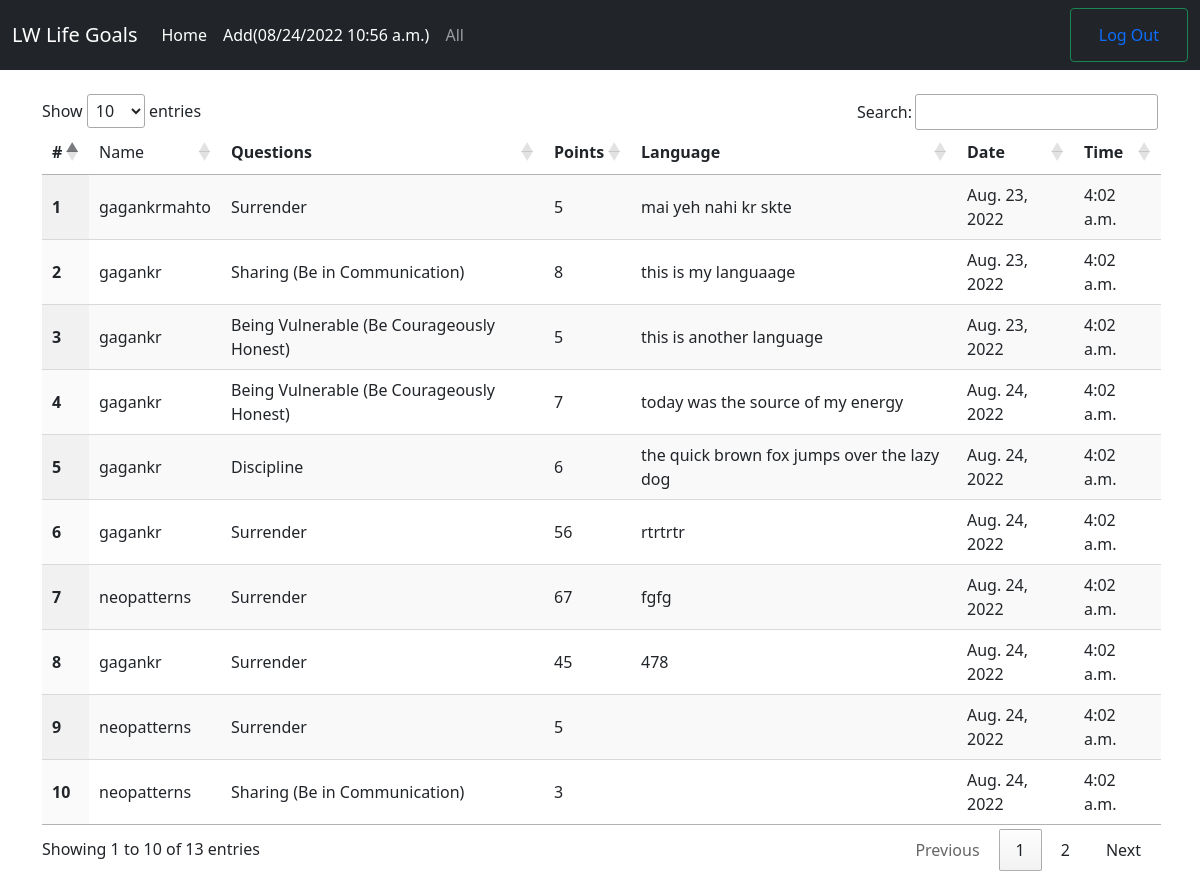
The app's page / (signed in) with its own data.
### lwlife/models.py (models this page shows, shortened)
class Answer(models.Model):
    user = models.ForeignKey(User, on_delete=models.CASCADE, null=True, blank=True)
    ques = models.ForeignKey(Question, related_name='question',on_delete=models.CASCADE, null=False, blank=False)
    ans_date = models.DateField(auto_now_add=True)
    ans_time = models.TimeField(auto_now_add=True)
    points = models.IntegerField()
    language = models.TextField(null=True, blank=True)

class Question(models.Model):
    ques = models.CharField(max_length=200, null=False)
    description = models.TextField(null=True, blank=True)
    ques_time = models.DateTimeField(auto_now_add=True)
    def __str__(self):
        return self.ques

### lwlife/views.py (the view)
# urls.py: path('', AnswerView.as_view(), name="home"),
class AnswerView(LoginRequiredMixin, ListView):
    template = 'lwlife/index.html'
    model = Answer
    context_object_name = 'answers'
    def get_context_data(self, **kwargs):
        context = super().get_context_data(**kwargs)
        if not self.request.user.is_superuser:
            context['answers'] = context['answers'].filter(user=self.request.user)
        return context

### templates/lwlife/answer_list.html (shortened to what this page needs)
{% extends 'lwlife/index.html' %}
{% block body %}
<div class="container my-4">
    <table class="display" id="ans">
        <thead>
            <tr>
                <th scope="col">#</th>
                {% if user.is_superuser %}
                <td>Name</td>
                {% endif %}
                <th scope="col">Questions</th>
                <th scope="col">Points</th>
            <th scope="col">Language</th>
            <th scope="col">Date</th>
            <th scope="col">Time</th>
        </tr>
    </thead>
    <tbody>
        {% for answer in answers %}
        <tr>
            <th scope="row">{{forloop.counter}}</th>
            {% if user.is_superuser %}
            <td>{{answer.user}}</td>
            {% endif %}
            <td>{{answer.ques}}</td>
            <td>{{answer.points}}</td>
            <td>{{answer.language}}</td>
            <td>{{answer.ans_date}}</td>
            <td>{{answer.ans_time}}</td>
        </tr>
        {% endfor %}
    </tbody>
</table>
</div>
{% endblock body %}

### records on screen
Answer: user "gagankrmahto", ques "Surrender", points "5", language "mai yeh nahi kr skte", ans_date "Aug. 23, 2022", ans_time "4:02 a.m."
Answer: user "gagankr", ques "Sharing (Be in Communication)", points "8", language "this is my languaage", ans_date "Aug. 23, 2022", ans_time "4:02 a.m."
Answer: user "gagankr", ques "Being Vulnerable (Be Courageously Honest)", points "5", language "this is another language", ans_date "Aug. 23, 2022", ans_time "4:02 a.m."
Answer: user "gagankr", ques "Being Vulnerable (Be Courageously Honest)", points "7", language "today was the source of my energy", ans_date "Aug. 24, 2022", ans_time "4:02 a.m."
Answer: user "gagankr", ques "Discipline", points "6", language "the quick brown fox jumps over the lazy dog", ans_date "Aug. 24, 2022", ans_time "4:02 a.m."
Answer: user "gagankr", ques "Surrender", points "56", language "rtrtrtr", ans_date "Aug. 24, 2022", ans_time "4:02 a.m."
Answer: user "neopatterns", ques "Surrender", points "67", language "fgfg", ans_date "Aug. 24, 2022", ans_time "4:02 a.m."
Answer: user "gagankr", ques "Surrender", points "45", language "478", ans_date "Aug. 24, 2022", ans_time "4:02 a.m."
Answer: user "neopatterns", ques "Surrender", points "5", ans_date "Aug. 24, 2022", ans_time "4:02 a.m."
Answer: user "neopatterns", ques "Sharing (Be in Communication)", points "3", ans_date "Aug. 24, 2022", ans_time "4:02 a.m."
